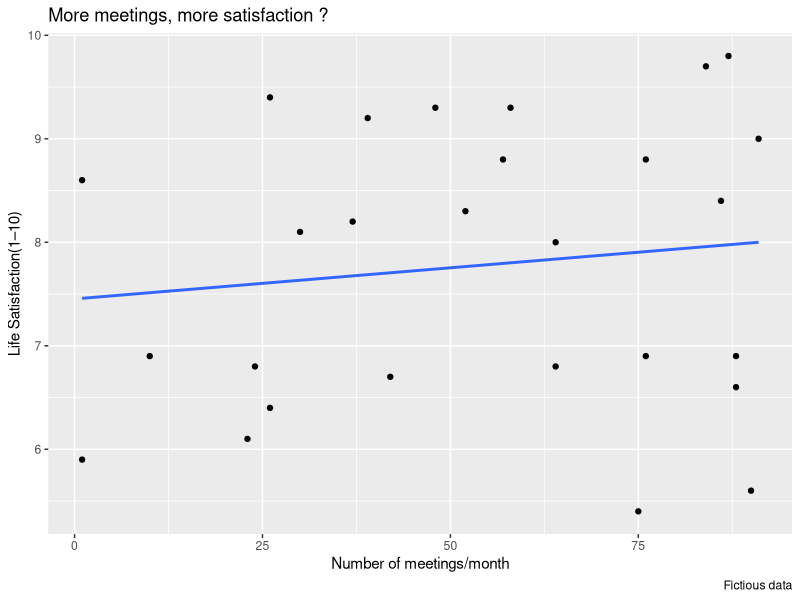

This figure's R source: (Note: this script raises an error after producing the figure.)
## ---- chunk 1
knitr::opts_chunk$set(echo = F, warning=F, message=F)

#We clear the environment 
rm(list=ls())

#Useful libraries
library(dplyr)
library(readr)
library(xtable) #To format tables and export them in .tex format
library(kableExtra) #To visualise tables in a PDF document
library(readxl) # To import xls files
library(haven) #To import .dta files
library(here) #To correctly set the working directory
library(reshape2) #To modify dataframes
library(stringr) #To substract strings
library(collapse) #For fast data transformation
library(ggplot2) #For figures
library(cowplot) #For multiple figures
library(gtable)
library(grid)
library(ggtext)
library(tidyverse)

#Data import
members_fun <- read_csv(file = here("data_out", "dial_members_fun.csv"))

#Set some interesting paths
fig_dir <- here::here("paper_presentation", "figures")
tab_dir <- here::here("paper_presentation", "tables")

## ---- chunk 2

#Prepare the plot
fig_meetings_satisfaction <- ggplot(members_fun, aes(x = meetings_month, y = life_satisfaction)) +
  geom_point() +
  geom_smooth(method = "lm", se = FALSE) +
  labs(
    title    = "More meetings, more satisfaction ?",
    x        = "Number of meetings/month",
    y        = "Life Satisfaction(1–10)",
    caption  = "Fictious data"
  )

#Display the plot
fig_meetings_satisfaction

#Save the plot
ggsave(filename = "meetings_satisfaction.png", plot = fig_meetings_satisfaction, path = fig_dir, limitsize=FALSE, width = 11, height = 5)
